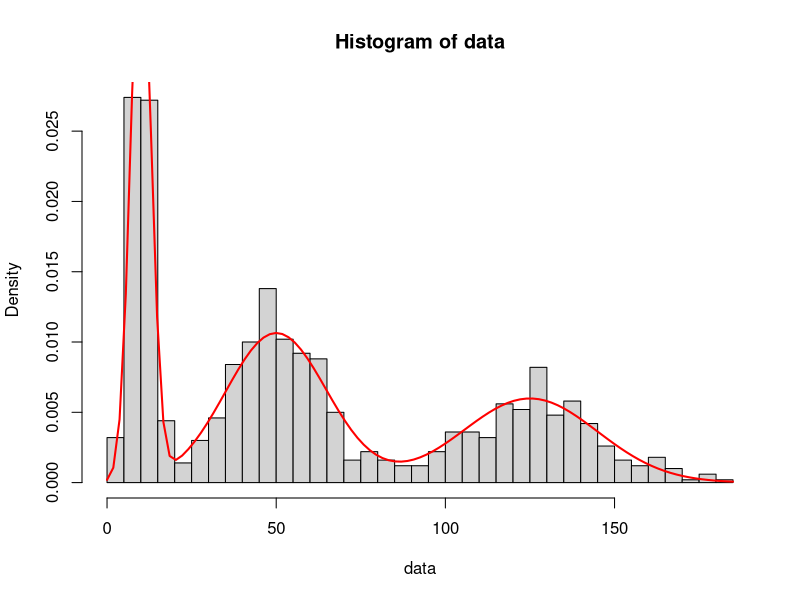

The R source for this figure: (Note: this script raises an error after producing the figure.)
gmm_generation <- function(n, weights, means, sds, plot = TRUE) {
  set.seed(6986897)
  
  stopifnot(n > 0)
  stopifnot(sum(weights) == 1)
  stopifnot(length(weights) == length(means))
  stopifnot(length(weights) == length(sds))
  
  n_components <- length(weights)
  
  # draw component for each sample
  components <- sample(1:n_components, n, replace = TRUE, prob = weights)
  
  # generate mixture data
  data <- rnorm(n, mean = means[components], sd = sds[components])
  
  if (plot) {
    hist(data, breaks=40, freq=FALSE, col="lightgray")
    
    mixture_density <- function(x) {
      rowSums(mapply(function(w, m, s) w * dnorm(x, m, s),
                     weights, means, sds, SIMPLIFY = TRUE))
    }
    curve(mixture_density, add = TRUE, col = "red", lwd = 2)
  }
  return(data)
}

weights <- c(0.3, 0.4, 0.3)
means <- c(10, 50, 125)
sds <- c(3, 15, 20)
data <- gmm_generation(1000, weights, means, sds)

filename <- paste0("gmm_", length(weights), "_components.csv")
filepath <- paste0("data/", filename)
write.csv(data, filepath, row.names = FALSE)